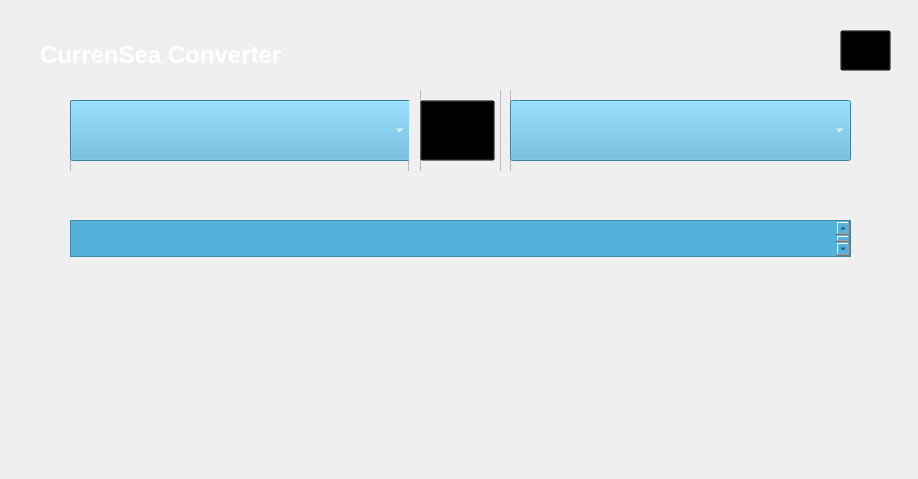
<?xml version="1.0" encoding="UTF-8"?>
<ui version="4.0">
 <class>Form</class>
 <widget class="QWidget" name="Form">
  <property name="geometry">
   <rect>
    <x>0</x>
    <y>0</y>
    <width>918</width>
    <height>479</height>
   </rect>
  </property>
  <property name="windowTitle">
   <string>Form</string>
  </property>
  <widget class="QWidget" name="widget" native="true">
   <property name="geometry">
    <rect>
     <x>20</x>
     <y>20</y>
     <width>881</width>
     <height>431</height>
    </rect>
   </property>
   <property name="styleSheet">
    <string notr="true"/>
   </property>
   <widget class="QLabel" name="background">
    <property name="geometry">
     <rect>
      <x>10</x>
      <y>10</y>
      <width>861</width>
      <height>531</height>
     </rect>
    </property>
    <property name="text">
     <string/>
    </property>
    <property name="pixmap">
     <pixmap>../../Downloads/background1 (1).jpg</pixmap>
    </property>
   </widget>
   <widget class="QLabel" name="label_2">
    <property name="geometry">
     <rect>
      <x>20</x>
      <y>10</y>
      <width>251</width>
      <height>51</height>
     </rect>
    </property>
    <property name="styleSheet">
     <string notr="true">font: 30pt &quot;Yu Gothic&quot;;
color: white;</string>
    </property>
    <property name="text">
     <string>&lt;html&gt;&lt;head/&gt;&lt;body&gt;&lt;p&gt;&lt;span style=&quot; font-size:18pt; font-weight:600;&quot;&gt;CurrenSea Converter&lt;/span&gt;&lt;/p&gt;&lt;/body&gt;&lt;/html&gt;</string>
    </property>
   </widget>
   <widget class="QWidget" name="widget_2" native="true">
    <property name="geometry">
     <rect>
      <x>50</x>
      <y>70</y>
      <width>781</width>
      <height>81</height>
     </rect>
    </property>
    <widget class="QFrame" name="frame">
     <property name="geometry">
      <rect>
       <x>0</x>
       <y>10</y>
       <width>339</width>
       <height>109</height>
      </rect>
     </property>
     <property name="frameShape">
      <enum>QFrame::StyledPanel</enum>
     </property>
     <property name="frameShadow">
      <enum>QFrame::Raised</enum>
     </property>
     <widget class="QComboBox" name="FROMBOX">
      <property name="geometry">
       <rect>
        <x>0</x>
        <y>0</y>
        <width>341</width>
        <height>61</height>
       </rect>
      </property>
      <property name="styleSheet">
       <string notr="true">color: white;
font: 20pt &quot;MS Shell Dlg 2&quot;;
background-color: rgba(85,177,218,255)</string>
      </property>
      <item>
       <property name="text">
        <string/>
       </property>
      </item>
      <item>
       <property name="text">
        <string>USD</string>
       </property>
      </item>
      <item>
       <property name="text">
        <string>CAD</string>
       </property>
      </item>
      <item>
       <property name="text">
        <string>PKR</string>
       </property>
      </item>
     </widget>
    </widget>
    <widget class="QFrame" name="frame_3">
     <property name="geometry">
      <rect>
       <x>440</x>
       <y>-20</y>
       <width>683</width>
       <height>109</height>
      </rect>
     </property>
     <property name="frameShape">
      <enum>QFrame::StyledPanel</enum>
     </property>
     <property name="frameShadow">
      <enum>QFrame::Raised</enum>
     </property>
     <widget class="QComboBox" name="TOBOX">
      <property name="geometry">
       <rect>
        <x>0</x>
        <y>30</y>
        <width>341</width>
        <height>61</height>
       </rect>
      </property>
      <property name="styleSheet">
       <string notr="true">color: white;
font: 20pt &quot;MS Shell Dlg 2&quot;;
background-color: rgba(85,177,218,255)</string>
      </property>
      <item>
       <property name="text">
        <string/>
       </property>
      </item>
      <item>
       <property name="text">
        <string>USD</string>
       </property>
      </item>
      <item>
       <property name="text">
        <string>CAD</string>
       </property>
      </item>
      <item>
       <property name="text">
        <string>PKR</string>
       </property>
      </item>
     </widget>
    </widget>
    <widget class="QFrame" name="frame_2">
     <property name="geometry">
      <rect>
       <x>350</x>
       <y>-10</y>
       <width>81</width>
       <height>109</height>
      </rect>
     </property>
     <property name="maximumSize">
      <size>
       <width>100</width>
       <height>16777215</height>
      </size>
     </property>
     <property name="frameShape">
      <enum>QFrame::StyledPanel</enum>
     </property>
     <property name="frameShadow">
      <enum>QFrame::Raised</enum>
     </property>
     <widget class="QPushButton" name="pushButton">
      <property name="geometry">
       <rect>
        <x>0</x>
        <y>20</y>
        <width>75</width>
        <height>61</height>
       </rect>
      </property>
      <property name="styleSheet">
       <string notr="true">color: white;
font: 10pt &quot;MS Shell Dlg 2&quot;;
background-color: transparent
</string>
      </property>
      <property name="text">
       <string/>
      </property>
     </widget>
     <widget class="QLabel" name="label">
      <property name="geometry">
       <rect>
        <x>0</x>
        <y>10</y>
        <width>81</width>
        <height>81</height>
       </rect>
      </property>
      <property name="text">
       <string/>
      </property>
      <property name="pixmap">
       <pixmap>:/images/convert.png</pixmap>
      </property>
     </widget>
     <zorder>label</zorder>
     <zorder>pushButton</zorder>
    </widget>
   </widget>
   <widget class="QLabel" name="CONVERSIONBOX">
    <property name="geometry">
     <rect>
      <x>50</x>
      <y>270</y>
      <width>781</width>
      <height>51</height>
     </rect>
    </property>
    <property name="styleSheet">
     <string notr="true">font: 30pt &quot;Verdana&quot;;
color: rgba(20,42,121,255);
text-align: center;</string>
    </property>
    <property name="text">
     <string>&lt;html&gt;&lt;head/&gt;&lt;body&gt;&lt;p align=&quot;center&quot;&gt;&lt;br/&gt;&lt;/p&gt;&lt;/body&gt;&lt;/html&gt;</string>
    </property>
   </widget>
   <widget class="QTextEdit" name="AMOUNTBOX">
    <property name="geometry">
     <rect>
      <x>50</x>
      <y>200</y>
      <width>781</width>
      <height>37</height>
     </rect>
    </property>
    <property name="maximumSize">
     <size>
      <width>16777215</width>
      <height>37</height>
     </size>
    </property>
    <property name="styleSheet">
     <string notr="true">color: rgba(20,42,121,255);
font: 26pt &quot;MS Shell Dlg 2&quot;;
background-color: rgba(85,177,218,255)</string>
    </property>
    <property name="html">
     <string>&lt;!DOCTYPE HTML PUBLIC &quot;-//W3C//DTD HTML 4.0//EN&quot; &quot;http://www.w3.org/TR/REC-html40/strict.dtd&quot;&gt;
&lt;html&gt;&lt;head&gt;&lt;meta name=&quot;qrichtext&quot; content=&quot;1&quot; /&gt;&lt;style type=&quot;text/css&quot;&gt;
p, li { white-space: pre-wrap; }
&lt;/style&gt;&lt;/head&gt;&lt;body style=&quot; font-family:'MS Shell Dlg 2'; font-size:26pt; font-weight:400; font-style:normal;&quot;&gt;
&lt;p align=&quot;center&quot; style=&quot;-qt-paragraph-type:empty; margin-top:0px; margin-bottom:0px; margin-left:0px; margin-right:0px; -qt-block-indent:0; text-indent:0px;&quot;&gt;&lt;br /&gt;&lt;/p&gt;&lt;/body&gt;&lt;/html&gt;</string>
    </property>
   </widget>
   <widget class="QLabel" name="label_3">
    <property name="geometry">
     <rect>
      <x>830</x>
      <y>10</y>
      <width>41</width>
      <height>41</height>
     </rect>
    </property>
    <property name="text">
     <string/>
    </property>
    <property name="pixmap">
     <pixmap resource="resources.qrc">:/images/Downloads/error.png</pixmap>
    </property>
   </widget>
   <widget class="QPushButton" name="CLOSE">
    <property name="geometry">
     <rect>
      <x>820</x>
      <y>10</y>
      <width>51</width>
      <height>41</height>
     </rect>
    </property>
    <property name="styleSheet">
     <string notr="true">background: transparent
</string>
    </property>
    <property name="text">
     <string/>
    </property>
   </widget>
  </widget>
 </widget>
 <resources>
  <include location="resources.qrc"/>
 </resources>
 <connections/>
</ui>
